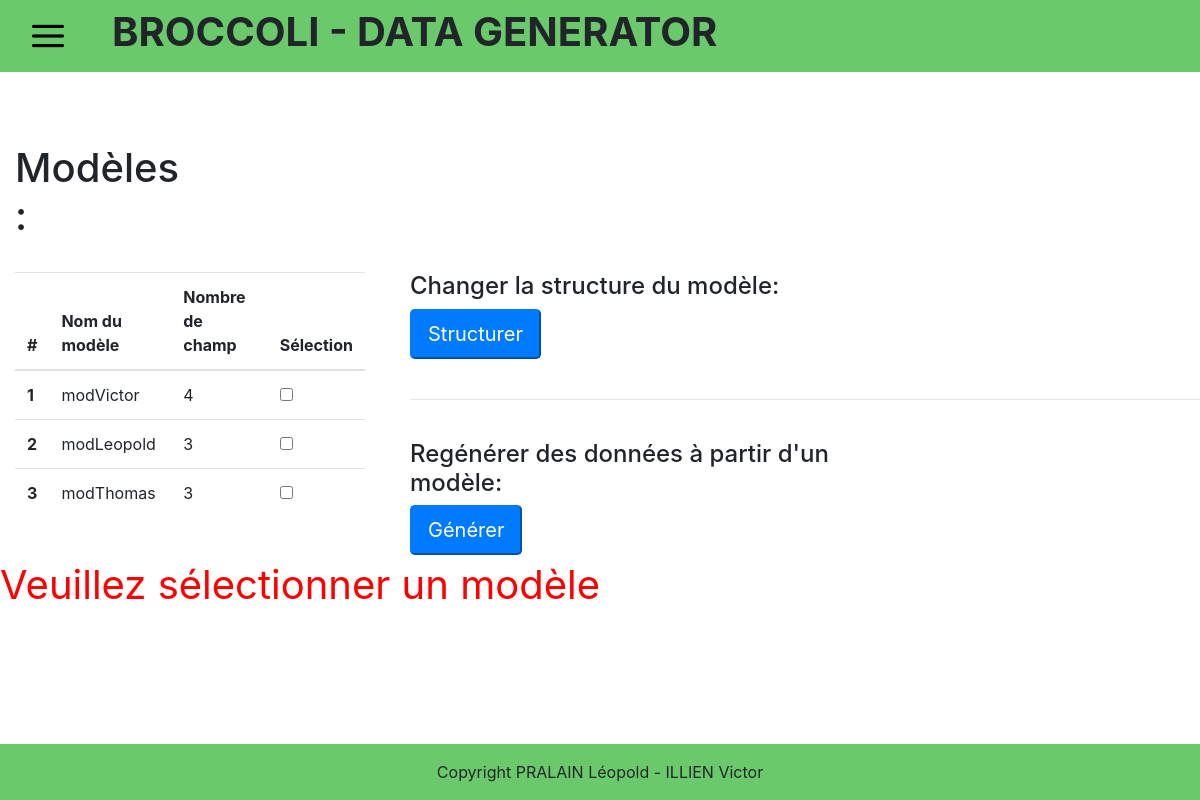
Screenshot of /replay.php with the database file from the repository.
### tables this page shows
CREATE TABLE modele(
        libelle       Varchar (50) NOT NULL ,
        nom_fichier   Varchar (50) NOT NULL ,
        nom_table     Varchar (50) NOT NULL ,
        date_creation Date NOT NULL
	,CONSTRAINT modele_PK PRIMARY KEY (libelle)
);

### php/database.php (called while the page is built, shortened)
<?php
	function dbRecupNomModele($db) {
		try {
			$request = 'SELECT m.libelle, COUNT(c.type_champ) AS nbChamp
						FROM modele m
						JOIN champ c ON m.libelle = c.libelle
						GROUP BY m.libelle';
			$statement = $db->prepare($request);
			$statement->execute();
			$result = $statement->fetchAll(PDO::FETCH_ASSOC);
		} catch (PDOException $exception) {
			error_log('Request error: ' .$exception->getMessage());
			return false;
		}
		return $result;
	}
 ?>

### html/replay.php (the view, shortened to what this page needs)
<!DOCTYPE html>
<html lang="fr">
<head>
	<link rel="stylesheet" type="text/css" href="../css/index.css">
</head>
<body>
	<?php
		require_once("../php/database.php");
		$db = dbConnect();
		$modele = dbRecupNomModele($db);
	?>
	<form method="POST">
		<div class="col-md-2">
			<h1>Modèles :</h1>
			<br>
		</div>
		<div class="row">
			<div class="col-md-4">
				<section class="container">
					<table class="table" id="tabReplay">
	  					<thead>
	    					<tr>
								<th scope="col">#</th>
								<th scope="col">Nom du modèle</th>
								<th scope="col">Nombre de champ</th>
								<th scope="col">Sélection</th>
					   		</tr>
						</thead>
						<tbody>
							<?php
								foreach($modele as $nom) {
									$info = explode("_", $nom['libelle']);
									echo '<tr>';
									echo '<th scope="row">'.(int)$info[0].'</th>';
									echo '<td>'.$info[1].'</td>';
									echo '<td>'.$nom["nbChamp"].'</td>';
									echo '<td> <div class="form-check">
												<input type="checkbox" class="form-check-input" name="check'.$info[0].'"></div>';
									echo '</tr>';
								}
							?>
	 					</tbody>
					</table>
				</section>
			</div>
			<div class="col-md-8">
				<div class="row">
					<div class="col-md-8">
						<h4>Changer la structure du modèle: </h4>
						<button type="submit" name="index" class="btn-lg btn-primary buttonReplay"> Structurer </button>
					</div>
				</div>
				<br><hr><br>
				<div class="row">
					<div class="col-md-8">
						<h4>Regénérer des données à partir d'un modèle: </h4>
						<button type="submit" name="generate" class="btn-lg btn-primary buttonReplay"> Générer </button>
					</div>
				</div>
			</div>
		</div>
	</form>
	<div class="console">
		<?php
			$valid = 0;
			if ($valid > 1) {
				echo "Veuillez ne sélectionner qu'un modèle";
			} elseif ($valid < 1) {
				echo "Veuillez sélectionner un modèle";
			}
		?>
	</div>
</body>
</html>

### css/index.css (style rules this page uses)
.console { color: red; font-size: 250%; }

### rows the page displays
modele: libelle "1", libelle "modVictor", nbChamp "4"
modele: libelle "2", libelle "modLeopold", nbChamp "3"
modele: libelle "3", libelle "modThomas", nbChamp "3"
